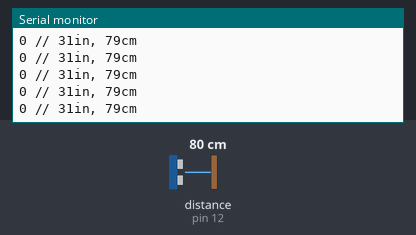
The sketch below on a simulated Arduino Uno, built with avr-gcc and run on an emulated ATmega328P. On the bench: the last lines printed to the serial monitor. Wiring (inferred from the names in the program): ultrasonic range finder: trigger pin 9; echo pin 12. The test bench sets the inputs (shaded band); at power-on: distance to the obstacle (sensor on pin 12) 80 cm. The echo pulse lasts 58.3 µs per cm.

Above: at 1.2 s.
1.3 s: distance to the obstacle (sensor on pin 12) set to 2 cm
At 1.72 s:
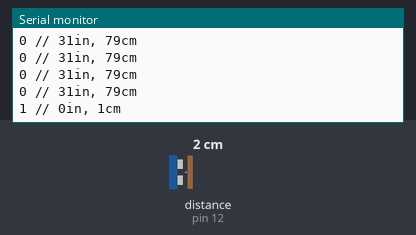
4.3 s: distance to the obstacle (sensor on pin 12) set to 4 cm
At 4.48 s:
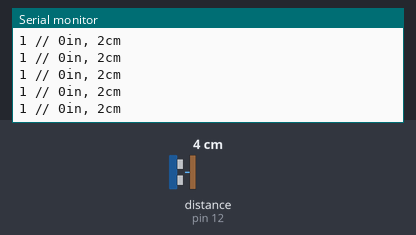
Timing chart, 0 to 7.3 s (numbered marks = the images above; inputs shaded):
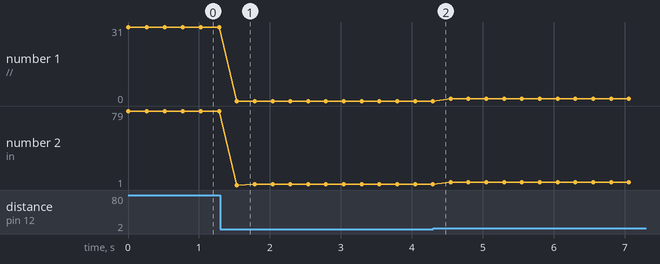

The sketch:

ultrasonic.ino
```cpp
int trigPin = 9;    //Trigger
int echoPin = 12;    //Echo
long duration, cm, inches;

bool check;

bool condition(long dis){
  if(dis < 30){
    return true;
  }
  else{
    return false;
  }
}

void setup() {
  //Serial Port begin
  Serial.begin (9600);
  //Define inputs and outputs
  pinMode(trigPin, OUTPUT);
  pinMode(echoPin, INPUT);
}

void loop()
{

  // The sensor is triggered by a HIGH pulse of 10 or more microseconds.
  // Give a short LOW pulse beforehand to ensure a clean HIGH pulse:
  digitalWrite(trigPin, LOW);
  delayMicroseconds(5);
  digitalWrite(trigPin, HIGH);
  delayMicroseconds(10);
  digitalWrite(trigPin, LOW);

  // Read the signal from the sensor: a HIGH pulse whose
  // duration is the time (in microseconds) from the sending
  // of the ping to the reception of its echo off of an object.
  pinMode(echoPin, INPUT);
  duration = pulseIn(echoPin, HIGH);

  // convert the time into a distance
  cm = (duration/2) / 29.1;
  inches = (duration/2) / 74;

  check = condition(cm);
  Serial.print(check);
  Serial.print(" // ");
  Serial.print(inches);
  Serial.print("in, ");
  Serial.print(cm);
  Serial.print("cm");
  Serial.println();

  delay(250);
}
```

Measured:
- after the input at 1.3 s, the serial monitor: prints a new line after 0.23 s (image 1)
- plotted number 2: 79 → 2 after the input at 1.3 s, 2 → 4 after the input at 4.3 s
